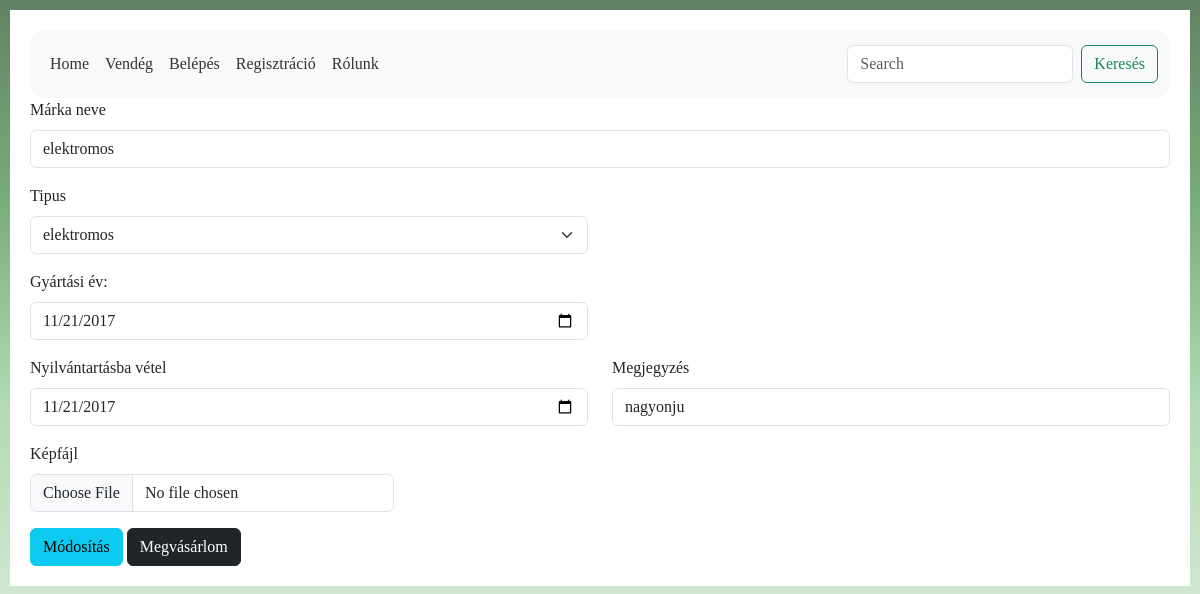
Page /index.php?menu=home&id=4 on the committed database.
### tables this page shows
CREATE TABLE `bicikli_1` (
  `bicikli_id` int(10) UNSIGNED NOT NULL,
  `markaneve` varchar(255) NOT NULL,
  `tipus` varchar(255) NOT NULL,
  `gyartasiev` date NOT NULL,
  `megjegyzes` varchar(255) NOT NULL,
  `nyilvantartasban` date NOT NULL,
  `ar` varchar(100) NOT NULL
);

### class/Database.php (called while the page is built, shortened)
<?php
class Database {
    private $db = null;
    public function __construct($host, $username, $pass, $db) {
        try {
            $this->db = new mysqli($host, $username, $pass, $db);
            $this->db->set_charset("utf8");
        } catch (Exception $exc) {
            $this->error = true;
            echo '<p>Az adatbázis nem elérhető!</p>';
            exit();
        }
    }
    public function getKivalasztottkerekpar($id) {
        $result = $this->db->query("SELECT * FROM `bicikli_1` WHERE bicikli_id=" . $id);
        return $result->fetch_assoc();
    }
    public function getTipus() {
        $result = $this->db->query("SELECT DISTINCT `tipus` FROM `bicikli_1`;");
        return $result->fetch_all();
    }
}

### login/kivalasztottkerekpar.php (the view, shortened to what this page needs)
<?php
if (filter_input(INPUT_POST, "Adatmodositas", FILTER_VALIDATE_BOOL, FILTER_NULL_ON_FAILURE)) {
    $adatok = $_POST;
    var_dump($adatok);
    $bicikli_id = filter_input(INPUT_POST, "bicikli_id", FILTER_SANITIZE_NUMBER_INT);
    $markaneve = htmlspecialchars(filter_input(INPUT_POST, "markaneve"));
    $tipus = filter_input(INPUT_POST, "tipusSelect");
    $gyartasiev = filter_input(INPUT_POST, "gyartasiev");
    $megjegyzes = filter_input(INPUT_POST, "megjegyzes");
    $nyilvantartasban = filter_input(INPUT_POST, "nyilvantartasban");
    $ar = filter_input(INPUT_POST, "ar");
    $from = null;
    $to = null;
    if ($_FILES['kepfajl']['error'] == 0) {
        $kiterjesztes = null;
        switch ($_FILES['kepfajl']['type']) {
            case 'image/png':
                $kiterjesztes = ".png";
                break;
            case 'image/jpeg':
                $kiterjesztes = ".jpg";
                break;
            default:
                break;
        }
        $from = $_FILES['kepfajl']['tmp_name'];
        $to = dir(getcwd());
        $to = $to->path . DIRECTORY_SEPARATOR . "kepek" . DIRECTORY_SEPARATOR . $markaneve . $kiterjesztes;
        if (copy($from, $to)) {
            echo '<p>A kép feltöltés sikeres</p>';
        } else {
            echo '<p>A kép feltöltés sikertelen!</p>';
        }
    }
    if ($db->setKivalasztottkerekpar($bicikli_id, $markaneve, $tipus, $gyartasiev, $megjegyzes, $nyilvantartasban)) {
        echo '<p>Az adatok módosítása sikeres</p>';
        header("Location: index.php?menu=home");
    } else {
        echo '<p>Az adatok módosítása sikertelen!</p>';
    }
} else {
    $adatok = $db->getKivalasztottkerekpar($id);
}
?>
<form method="post" action="index.php?menu=home&id=<?php echo $adatok['bicikli_id']; ?>" enctype="multipart/form-data">
    <div class="mb-3">
        <label for="markaneve" class="form-label">Márka neve</label>
        <input type="text" class="form-control" name="markaneve" id="markaneve" value="<?php echo $adatok['markaneve']; ?>">
    </div>
    <div class="row">
        <div class="mb-3 col-6">
            <label for="tipusSelect" class="form-label">Tipus</label>
            <select id="tipusSelect" name="fajtaSelect" class="form-select">
                <?php
                foreach ($db->getTipus() as $value) {
                    if ($adatok['tipus'] == $value[0]) {
                        echo '<option selected value="' . $value[0] . '">' . $value[0] . '</option>';
                    } else {
                        echo '<option value="' . $value[0] . '">' . $value[0] . '</option>';
                    }
                }
                ?>
            </select>
        </div>
    </div>
    <div class="row">
        <div class="mb-3 col-6">
            <label for="gyartasiev" class="form-label">Gyártási év:</label>
            <input type="date" class="form-control" name="gyartasiev" id="gyartasiev" max="<?php echo date("Y-m-d"); ?>" value="<?php echo $adatok['gyartasiev']; ?>">
        </div>
    </div>
    <div class="row">
        <div class="mb-3 col-6">
            <label for="nyilvantartasban" class="form-label">Nyilvántartásba vétel</label>
            <input type="date" class="form-control" name="nyilvantartasban" id="gyartasiev" max="<?php echo date("Y-m-d"); ?>"  value="<?php echo $adatok['gyartasiev']; ?>">
        </div>
        <div class="mb-3 col-6">
            <label for="megjegyzes" class="form-label">Megjegyzés</label>
            <input type="text" class="form-control" name="megjegyzes" id="megjegyzes" value="<?php echo $adatok['megjegyzes']; ?>">
        </div>
    </div>
    <div class="row">
        <div class="mb-3 col-4">
            <label for="kepfajl" class="form-label">Képfájl</label>
            <input type="file" class="form-control" name="kepfajl" id="kepfajl" value="">
        </div>
    </div>
    <button type="submit" class="btn btn-info" value="1" name="Adatmodositas">Módosítás</button>
    <a href="index.php?menu=felhasznalo&bicikli_id=<?php echo $adatok['bicikli_id'];?>" class="btn btn-dark">Megvásárlom</a>
</form>

### layout/bicikli.css (style rules this page uses)
html { background-image: linear-gradient( 180deg, #618264, #79AC78, rgb(176, 217, 177), rgb(208, 231, 210)); padding: 10px; bottom: auto; box-sizing: border-box; background-repeat: no-repeat; }
*, *:before, *:after { box-sizing: border-box; font-family: Gotham Rounded; }
body { font-family: Arial, sans-serif; background-color: #f2f2f2; margin: 20px; padding: 20px; }
a { color: black; text-decoration: none; }

### rows in the picture
bicikli_1: markaneve "elektromos", fajtaSelect "elektromos", gyartasiev "11/21/2017", nyilvantartasban "11/21/2017", megjegyzes "nagyonju"
